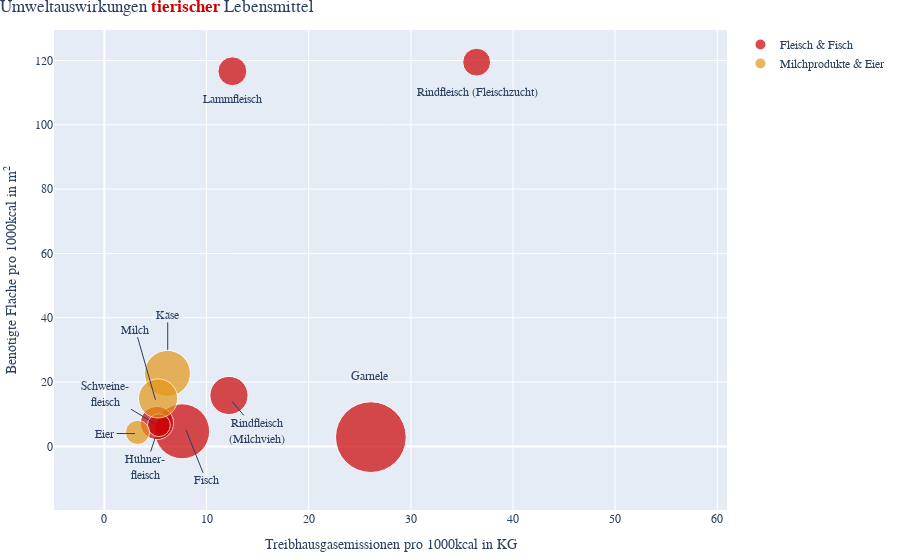

The code cell stored with this chart in its notebook:
### Code cell
#figure

#subset with selected foods
df_impact_single_sub3=df_impact_single[df_impact_single['category'].isin(['Fleisch & Fisch', 'Milchprodukte & Eier'])]

# Create Scatterplot
fig_2_3=px.scatter(df_impact_single_sub3, x="ghg", y="land",
                    size="freshwater", color="category", 
                    #Define colors and order of legend
                    color_discrete_map={
                    "Pflanzliche Produkte": colors[0],
                    "Fleisch & Fisch": colors[2],
                    "Milchprodukte & Eier": colors[1],
                    "Süßes": colors[4],
                    "Getreide": colors[8],
                    "Getränke": colors[6],
                    "Öle & Fette": colors[5]},
                    category_orders={"category": ["Fleisch & Fisch", "Milchprodukte & Eier", "Pflanzliche Produkte", "Getreide", "Öle & Fette", "Süßes", 'Getränke']},
                    
                    text="Entity",
                    size_max=50, 
                    #In order to avoid jumping, the range is set to min/max of both axis
                    range_y =[df_impact_single['land'].min()-20, df_impact_single['land'].max()+10], range_x=[df_impact_single['ghg'].min()-5, df_impact_single['ghg'].max()+10]
                    )
#Update Styling Scatterplot

#Axis labels
fig_2_3.update_layout(
            xaxis = {"title": "Treibhausgasemissionen pro 1000kcal in KG"},
            yaxis={'title':'Benötigte Fläche pro 1000kcal in m<sup>2</sup>'},
            font_family=font,
            legend_title_text=None,
            title={'text':"Umweltauswirkungen <b style='color:#CC0000'>tierischer</b> Lebensmittel",'font_family':'Montserrat-Regular, Raleway, sans-serif','x':0, 'y':1},
            margin=dict(t=30, b=10, l=10, r=10)
            )

#Disable Hover labels
fig_2_3.update_traces(mode='markers', hovertemplate=None, hoverinfo='skip')

#Add annotations
fig_2_3.add_annotation(x=6.2, y=30, text="Käse", showarrow=True, ax=0, ay=-35, xshift=0)
fig_2_3.add_annotation(x=5, y=14.5, text="Milch", showarrow=True,ax=-20, ay=-70, xshift=0)
fig_2_3.add_annotation(x=5, y=6,text="Hühner-<br>fleisch",showarrow=True,ax=-10,ay=30,xshift=0, yshift=-10)
fig_2_3.add_annotation(x=5, y=7,text="Schweine-<br>fleisch", showarrow=True, ax=-50,ay=-30, xshift=0)
fig_2_3.add_annotation(x=8, y=5, text="Fisch", showarrow=True, ax=20,ay=50, xshift=0)
fig_2_3.add_annotation(x=12.5, y=14, text="Rindfleisch<br>(Milchvieh)", showarrow=True, ax=25,ay=30, xshift=0)
fig_2_3.add_annotation(x=36.5, y=110, text="Rindfleisch (Fleischzucht)", showarrow=False, ax=0,ay=35, xshift=0)
fig_2_3.add_annotation(x=12.5, y=108, text="Lammfleisch", showarrow=False, ax=0,ay=35, xshift=0)
fig_2_3.add_annotation(x=26, y=22, text="Garnele", showarrow=False, ax=0,ay=-35, xshift=0)
fig_2_3.add_annotation(x=3, y=4, text="Eier", showarrow=True, ax=-30,ay=0, xshift=0)

### Figure 1 — Plotly figure (JSON) as saved in the notebook; plotly's stock layout.template omitted (floating-point values rounded to 4 significant figures)
{"data": [{"hoverinfo": "skip", "legendgroup": "Fleisch & Fisch", "marker": {"color": "#CC0000", "size": [531.6, 994.2, 2062.0, 568.7, 751.4, 356.8, 3413.0], "sizemode": "area", "sizeref": 1.365, "symbol": "circle"}, "mode": "markers", "name": "Fleisch & Fisch", "orientation": "v", "showlegend": true, "text": ["Rindfleisch (Fleischzucht)", "Rindfleisch (Milchvieh)", "Fisch", "Lammfleisch", "Schweinefleisch", "Hühnerfleisch", "Garnele"], "type": "scatter", "x": [36.44, 12.2, 7.615, 12.53, 5.151, 5.335, 26.09], "xaxis": "x", "y": [119.5, 15.84, 4.698, 116.7, 7.264, 6.605, 2.883], "yaxis": "y"}, {"hoverinfo": "skip", "legendgroup": "Milchprodukte & Eier", "marker": {"color": "#E39617", "size": [1448.0, 401.2, 1047], "sizemode": "area", "sizeref": 1.365, "symbol": "circle"}, "mode": "markers", "name": "Milchprodukte & Eier", "orientation": "v", "showlegend": true, "text": ["Käse", "Eier", "Milch"], "type": "scatter", "x": [6.171, 3.243, 5.25], "xaxis": "x", "y": [22.68, 4.354, 14.92], "yaxis": "y"}], "layout": {"annotations": [{"ax": 0, "ay": -35, "showarrow": true, "text": "Käse", "x": 6.2, "xshift": 0, "y": 30}, {"ax": -20, "ay": -70, "showarrow": true, "text": "Milch", "x": 5, "xshift": 0, "y": 14.5}, {"ax": -10, "ay": 30, "showarrow": true, "text": "Hühner-<br>fleisch", "x": 5, "xshift": 0, "y": 6, "yshift": -10}, {"ax": -50, "ay": -30, "showarrow": true, "text": "Schweine-<br>fleisch", "x": 5, "xshift": 0, "y": 7}, {"ax": 20, "ay": 50, "showarrow": true, "text": "Fisch", "x": 8, "xshift": 0, "y": 5}, {"ax": 25, "ay": 30, "showarrow": true, "text": "Rindfleisch<br>(Milchvieh)", "x": 12.5, "xshift": 0, "y": 14}, {"ax": 0, "ay": 35, "showarrow": false, "text": "Rindfleisch (Fleischzucht)", "x": 36.5, "xshift": 0, "y": 110}, {"ax": 0, "ay": 35, "showarrow": false, "text": "Lammfleisch", "x": 12.5, "xshift": 0, "y": 108}, {"ax": 0, "ay": -35, "showarrow": false, "text": "Garnele", "x": 26, "xshift": 0, "y": 22}, {"ax": -30, "ay": 0, "showarrow": true, "text": "Eier", "x": 3, "xshift": 0, "y": 4}], "font": {"family": "Roboto-light, Gravitas One, Raleway, Arial, sans-serif"}, "legend": {"itemsizing": "constant", "title": {}, "tracegroupgap": 0}, "margin": {"b": 10, "l": 10, "r": 10, "t": 30}, "title": {"font": {"family": "Montserrat-Regular, Raleway, sans-serif"}, "text": "Umweltauswirkungen <b style='color:#CC0000'>tierischer</b> Lebensmittel", "x": 0, "y": 1}, "xaxis": {"anchor": "y", "domain": [0, 1], "range": [-4.93, 60.95], "title": {"text": "Treibhausgasemissionen pro 1000kcal in KG"}}, "yaxis": {"anchor": "x", "domain": [0, 1], "range": [-19.78, 129.5], "title": {"text": "Benötigte Fläche pro 1000kcal in m<sup>2</sup>"}}}}
